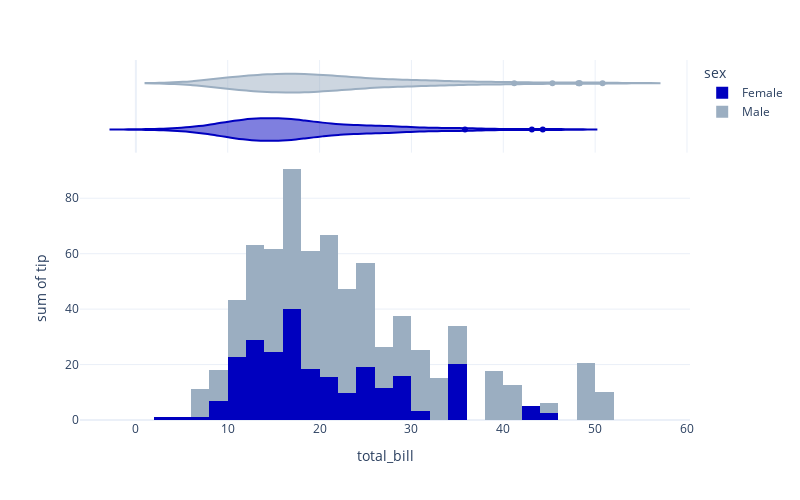

Notebook code cell kept with this figure:
### Code cell
# Source: https://plotly.com/python/distplot/

import plotly.express as px
df = px.data.tips()
fig = px.histogram(df, x="total_bill", y="tip", color="sex",
                   marginal="violin", # or box, rug
                   hover_data=df.columns)

fig.update_layout(
    width=800,
    height=500,
)

fig.show()

### Figure 1 — Plotly figure (JSON) as saved in the notebook; plotly's stock layout.template omitted (floating-point values rounded to 4 significant figures; data arrays with more than 128 entries replaced by an {"elided": "..."} marker saying what was removed)
{"data": [{"alignmentgroup": "True", "bingroup": "x", "histfunc": "sum", "hovertemplate": "sex=Female<br>total_bill=%{x}<br>sum of tip=%{y}<extra></extra>", "legendgroup": "Female", "marker": {"color": "#0000bf", "pattern": {"shape": ""}}, "name": "Female", "offsetgroup": "Female", "orientation": "v", "showlegend": true, "type": "histogram", "x": [16.99, 24.59, 35.26, 14.83, 10.33, 16.97, 20.29, 15.77, 19.65, 15.06, 20.69, 16.93, 10.29, 34.81, 26.41, 16.45, 3.07, 17.07, 26.86, 25.28, 14.73, 10.07, 34.83, 5.75, 16.32, 22.75, 11.35, 15.38, 44.3, 22.42, 20.92, 14.31, 7.25, 25.71, 17.31, 10.65, 12.43, 24.08, 13.42, 12.48, 29.8, 14.52, 11.38, 20.27, 11.17, 12.26, 18.26, 8.51, 10.33, 14.15, 13.16, 17.47, 27.05, 16.43, 8.35, 18.64, 11.87, 29.85, 25, 13.39, 16.21, 17.51, 10.59, 10.63, 9.6, 20.9, 18.15, 19.81, 43.11, 13, 12.74, 13, 16.4, 16.47, 12.76, 13.27, 28.17, 12.9, 30.14, 13.42, 15.98, 16.27, 10.09, 22.12, 35.83, 27.18, 18.78], "xaxis": "x", "y": [1.01, 3.61, 5, 3.02, 1.67, 3.5, 2.75, 2.23, 3, 3, 2.45, 3.07, 2.6, 5.2, 1.5, 2.47, 1, 3, 3.14, 5, 2.2, 1.83, 5.17, 1, 4.3, 3.25, 2.5, 3, 2.5, 3.48, 4.08, 4, 1, 4, 3.5, 1.5, 1.8, 2.92, 1.68, 2.52, 4.2, 2, 2, 2.83, 1.5, 2, 3.25, 1.25, 2, 2, 2.75, 3.5, 5, 2.3, 1.5, 1.36, 1.63, 5.14, 3.75, 2.61, 2, 3, 1.61, 2, 4, 3.5, 3.5, 4.19, 5, 2, 2.01, 2, 2.5, 3.23, 2.23, 2.5, 6.5, 1.1, 3.09, 3.48, 3, 2.5, 2, 2.88, 4.67, 2, 3], "yaxis": "y"}, {"alignmentgroup": "True", "customdata": {"elided": "87x5 mixed values"}, "hovertemplate": "sex=%{customdata[0]}<br>total_bill=%{x}<br>smoker=%{customdata[1]}<br>day=%{customdata[2]}<br>time=%{customdata[3]}<br>size=%{customdata[4]}<extra></extra>", "legendgroup": "Female", "marker": {"color": "#0000bf"}, "name": "Female", "offsetgroup": "Female", "scalegroup": "x", "showlegend": false, "type": "violin", "x": [16.99, 24.59, 35.26, 14.83, 10.33, 16.97, 20.29, 15.77, 19.65, 15.06, 20.69, 16.93, 10.29, 34.81, 26.41, 16.45, 3.07, 17.07, 26.86, 25.28, 14.73, 10.07, 34.83, 5.75, 16.32, 22.75, 11.35, 15.38, 44.3, 22.42, 20.92, 14.31, 7.25, 25.71, 17.31, 10.65, 12.43, 24.08, 13.42, 12.48, 29.8, 14.52, 11.38, 20.27, 11.17, 12.26, 18.26, 8.51, 10.33, 14.15, 13.16, 17.47, 27.05, 16.43, 8.35, 18.64, 11.87, 29.85, 25, 13.39, 16.21, 17.51, 10.59, 10.63, 9.6, 20.9, 18.15, 19.81, 43.11, 13, 12.74, 13, 16.4, 16.47, 12.76, 13.27, 28.17, 12.9, 30.14, 13.42, 15.98, 16.27, 10.09, 22.12, 35.83, 27.18, 18.78], "xaxis": "x2", "yaxis": "y2"}, {"alignmentgroup": "True", "bingroup": "x", "histfunc": "sum", "hovertemplate": "sex=Male<br>total_bill=%{x}<br>sum of tip=%{y}<extra></extra>", "legendgroup": "Male", "marker": {"color": "#9baec1", "pattern": {"shape": ""}}, "name": "Male", "offsetgroup": "Male", "orientation": "v", "showlegend": true, "type": "histogram", "x": {"elided": "157 float values"}, "xaxis": "x", "y": {"elided": "157 float values"}, "yaxis": "y"}, {"alignmentgroup": "True", "customdata": {"elided": "157x5 mixed values"}, "hovertemplate": "sex=%{customdata[0]}<br>total_bill=%{x}<br>smoker=%{customdata[1]}<br>day=%{customdata[2]}<br>time=%{customdata[3]}<br>size=%{customdata[4]}<extra></extra>", "legendgroup": "Male", "marker": {"color": "#9baec1"}, "name": "Male", "offsetgroup": "Male", "scalegroup": "x", "showlegend": false, "type": "violin", "x": {"elided": "157 float values"}, "xaxis": "x2", "yaxis": "y2"}], "layout": {"barmode": "relative", "height": 500, "legend": {"title": {"text": "sex"}, "tracegroupgap": 0}, "margin": {"t": 60}, "width": 800, "xaxis": {"anchor": "y", "domain": [0, 1], "title": {"text": "total_bill"}}, "xaxis2": {"anchor": "y2", "domain": [0, 1], "matches": "x", "showgrid": true, "showticklabels": false}, "yaxis": {"anchor": "x", "domain": [0, 0.7326], "title": {"text": "sum of tip"}}, "yaxis2": {"anchor": "x2", "domain": [0.7426, 1], "matches": "y2", "showgrid": false, "showline": false, "showticklabels": false, "ticks": ""}}}
